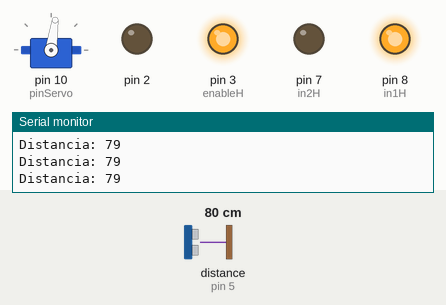
This sketch was run on a simulated Arduino Uno, built with avr-gcc and run on an emulated ATmega328P. Shown: servo, output pins drawn as LEDs (lit = HIGH), the last lines printed to the serial monitor. Wiring (inferred from the names in the program): ultrasonic range finder: trigger pin 6; echo pin 5. The test bench sets the inputs (shaded band); at power-on: distance to the obstacle (sensor on pin 5) 80 cm. The echo pulse lasts 58.3 µs per cm; pins used as bus, display or sensor lines are not drawn.

Above: at 1.2 s.
1.3 s: distance to the obstacle (sensor on pin 5) set to 74 cm
4.3 s: distance to the obstacle (sensor on pin 5) set to 68 cm
At 4.8 s:
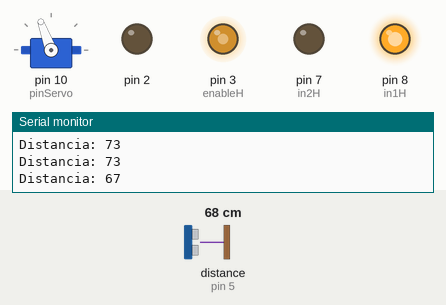
7.3 s: distance to the obstacle (sensor on pin 5) set to 18 cm
10.3 s: distance to the obstacle (sensor on pin 5) set to 14 cm
At 12.4 s:
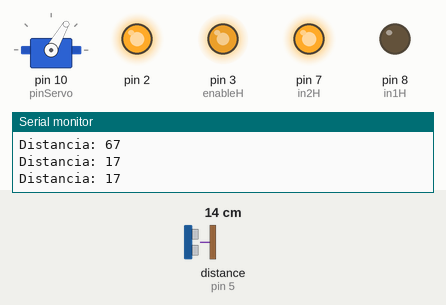
13.3 s: distance to the obstacle (sensor on pin 5) set to 35 cm
At 15.6 s:
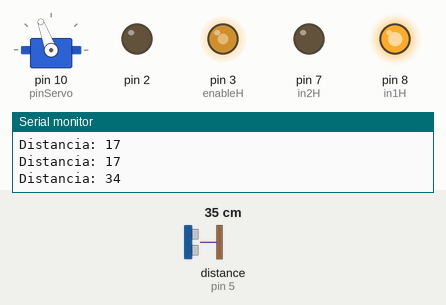
16.3 s: distance to the obstacle (sensor on pin 5) set to 2 cm
At 18.3 s:
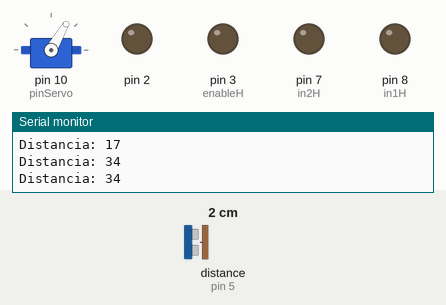
Timing chart, 0 to 20.3 s (numbered marks = the images above; inputs shaded):
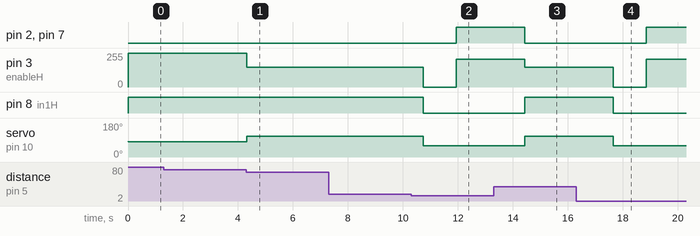

The sketch:

PrototipoDeteccionObstaculos.ino
```cpp
#include <Servo.h>

const int EchoPin = 5;
const int TriggerPin = 6;
const int LedPin = 13;
const int pinServo = 10;
const int pulsoMin = 680;
const int pulsoMax = 2550;
const int enableH = 3;
const int in1H = 8;
const int in2H = 7;
int tiempo = 20;
int valor, angulo;
int i = 1;
Servo miServo;

void setup() {
  miServo.attach(pinServo, pulsoMin, pulsoMax);
  miServo.write(83);
  Serial.begin(9600);
  pinMode(2, OUTPUT);
  pinMode(TriggerPin, OUTPUT);
  pinMode(EchoPin, INPUT);
  pinMode(enableH, OUTPUT);
  pinMode(in1H, OUTPUT);
  pinMode(in2H, OUTPUT);

}

void loop() {
  adelante(255);
  int cm = ping(TriggerPin, EchoPin);                  //Llamar a la función ping para hacer lectura del sensor de ultrasonido
  Serial.print("Distancia: ");
  Serial.println(cm);


  if (cm < 70) {
    adelante(150);
    miServo.write(110);
    delay(1600);
    int cm = ping(TriggerPin, EchoPin);
    if (cm < 15) {
      parar();
      miServo.write(60);
      delay(1200);
      digitalWrite(2, HIGH);
      atras(210);
      delay(2500);
    }
  }
  miServo.write(82);          // Alineado al centro
  digitalWrite(2, LOW);
}

void adelante(int a) {

  analogWrite(enableH, a);
  digitalWrite(in1H, HIGH);
  digitalWrite(in2H, LOW);
}

void atras(int a) {

  analogWrite(enableH, a);
  digitalWrite(in1H, LOW);
  digitalWrite(in2H, HIGH);

}

void parar() {

  analogWrite(enableH, 0);
  digitalWrite(in1H, LOW);
  digitalWrite(in2H, LOW);

}


int ping(int TriggerPin, int EchoPin) {
  long duration, distanceCm;
  digitalWrite(TriggerPin, LOW);  //para generar un pulso limpio ponemos a LOW 4us
  delayMicroseconds(4);
  digitalWrite(TriggerPin, HIGH);  //generamos Trigger (disparo) de 10us
  delayMicroseconds(10);
  digitalWrite(TriggerPin, LOW);
  duration = pulseIn(EchoPin, HIGH);  //medimos el tiempo entre pulsos, en microsegundos
  distanceCm = duration * 10 / 292 / 2;  //convertimos a distancia, en cm
  return distanceCm;
}
```

Measured:
- the behaviour switches between 71 and 70 cm on distance to the obstacle (sensor on pin 5) (found by bisection; images 0 and 1)
- the behaviour switches between 16 and 15 cm on distance to the obstacle (sensor on pin 5) (found by bisection; images 1 and 2)
- after the input at 4.3 s, pin 3 (enableH): 255/255 → 150/255 at once; servo on pin 10 (pinServo): 82° → 110° at once
- after the input at 10.3 s, pin 2, pin 7 (in2H): LOW → HIGH after 1.6 s; pin 3 (enableH): 150/255 → 0/255 after 0.44 s, → 210/255 1.2 s later; pin 8 (in1H): HIGH → LOW after 0.44 s; servo on pin 10 (pinServo): 110° → 60° after 0.44 s
- after the input at 13.3 s, pin 3 (enableH): 210/255 → 150/255 after 1.1 s
- after the input at 16.3 s, pin 2, pin 7 (in2H): LOW → HIGH after 2.5 s; pin 3 (enableH): 150/255 → 0/255 after 1.3 s, → 210/255 1.2 s later; pin 8 (in1H): HIGH → LOW after 1.3 s; servo on pin 10 (pinServo): 110° → 60° after 1.3 s
